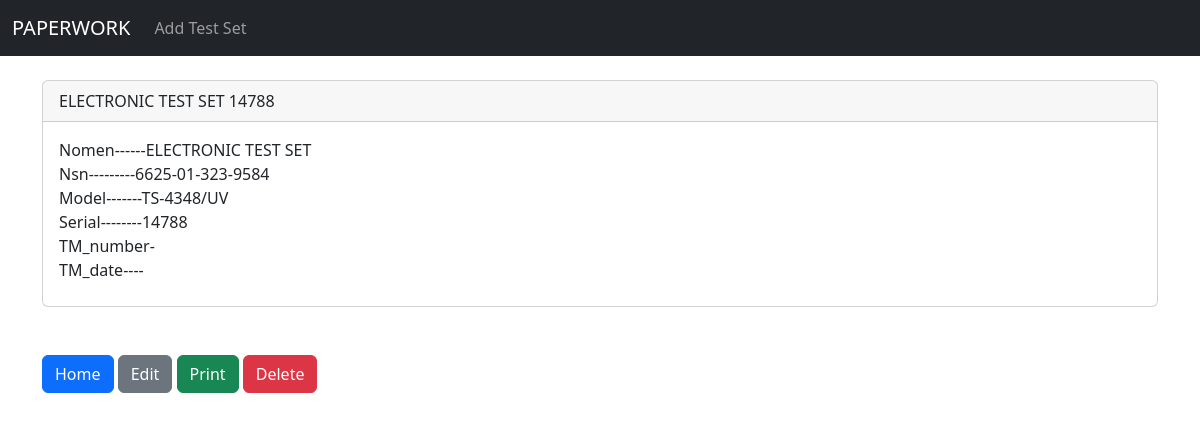
Page /paperwork/testset/6 on the committed database.
### messwithpaperwork/models.py (models this page shows, shortened)
class TestSet(models.Model):
    nomenclature = models.TextField(null=True, blank=True, max_length=100)
    nsn = models.TextField(null=True, blank=True, max_length=20)
    model = models.TextField(null=True, blank=True, max_length=20)
    serial_number = models.TextField(null=True, blank=True, max_length=30)
    tm_number = models.TextField(null=True, blank=True, max_length=50)
    tm_date = models.TextField(null=True, blank=True, max_length=20)

### messwithpaperwork/views.py (the view)
# urls.py: path('testset/<int:pk>', views.testSet, name='testSet'),
def testSet(request, pk):
    testSet = TestSet.objects.get(id=pk)
    return render(request, 'testSet.html', {'testSet': testSet})

### messwithpaperwork/templates/testSet.html
{% extends 'main.html' %}
{% block content%}
<div class="card">
  <div class="card-header">
      {{testSet.nomenclature}}
      {{testSet.serial_number}}
  </div>
  <div class="card-body">
    <p class="card-title">
        Nomen------{{testSet.nomenclature}} <br/>
        Nsn---------{{testSet.nsn}} <br/>
        Model-------{{testSet.model}} <br/>
        Serial--------{{testSet.serial_number}} <br/>
        TM_number-{{testSet.tm_number}} <br/>
        TM_date----{{testSet.tm_date}}
    </p>
  </div>
</div>
<br/><br/>
<a href="{% url 'home' %}" class="btn btn-primary">Home</a>
<a href="{% url 'edit_testset' testSet.id %}" class="btn btn-secondary">Edit</a>
<a href="{% url 'print_testset' testSet.id %}" class="btn btn-success">Print</a>
<a href="{% url 'delete_testset' testSet.id %}" class="btn btn-danger">Delete</a>
{% endblock content %}

### rows in the picture
TestSet: nomenclature "ELECTRONIC TEST SET", serial_number "14788", nsn "6625-01-323-9584", model "TS-4348/UV"
